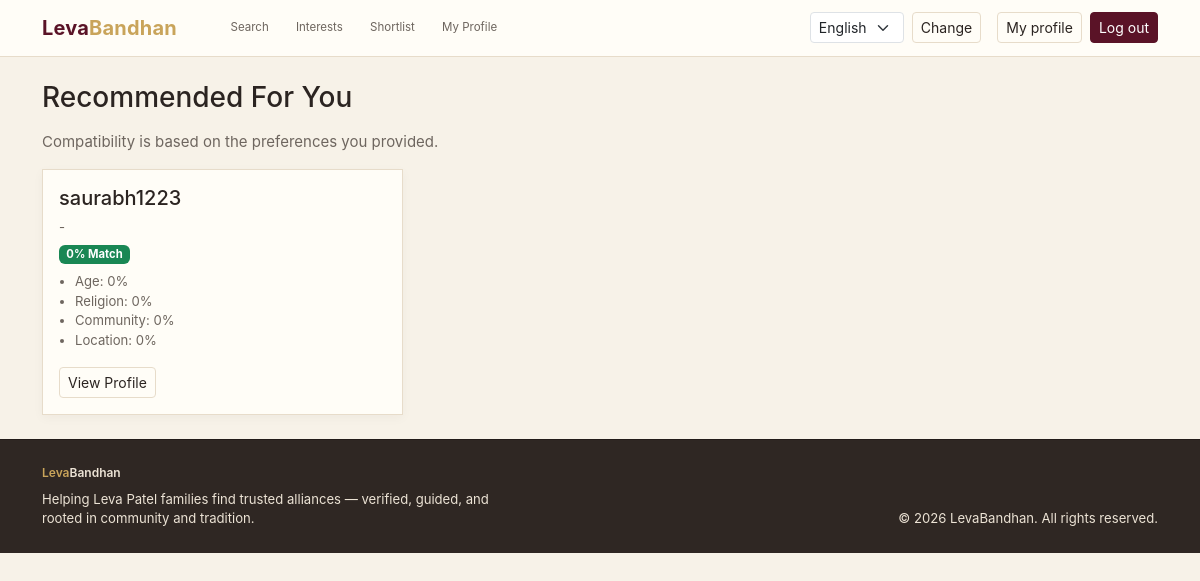
Screenshot of /matching/ (signed in) with the database file from the repository.
### profiles/models.py (models this page shows, shortened)
class UserProfile(TimeStampedModel):
    GENDER_CHOICES = [
        ("male", "Male"),
        ("female", "Female"),
        ("other", "Other"),
    ]
    GUJARATI_SPEAKING_CHOICES = [
        ("yes", "Yes"),
        ("basic", "Basic"),
        ("fluent", "Fluent"),
        ("no", "No"),
    ]
    PHOTO_VISIBILITY_CHOICES = [
        ("public", "Public"),
        ("interest_only", "Visible after interest"),
        ("private", "Private"),
    ]
    user = models.OneToOneField(User, on_delete=models.CASCADE, related_name="profile")
    full_name = models.CharField(max_length=120)
    phone = models.CharField(max_length=20, blank=True)
    age = models.PositiveSmallIntegerField(null=True, blank=True)
    gender = models.CharField(max_length=10, choices=GENDER_CHOICES, blank=True)
    religion = models.CharField(max_length=120, blank=True)
    community = models.ForeignKey(Community, on_delete=models.SET_NULL, null=True, blank=True)
    sub_community = models.CharField(max_length=120, blank=True)
    mother_tongue = models.CharField(max_length=120, default="Gujarati", blank=True)
    gujarati_speaking = models.CharField(
        max_length=10, choices=GUJARATI_SPEAKING_CHOICES, default="yes"
    )
    current_location = models.ForeignKey(Location, on_delete=models.SET_NULL, null=True, blank=True)
    hometown = models.CharField(max_length=120, blank=True)
    about_me = models.TextField(blank=True)
    biodata_file = models.FileField(
        upload_to="profiles/biodata/",
        blank=True,
        null=True,
        validators=[FileExtensionValidator(allowed_extensions=["pdf", "doc", "docx"])],
    )
    highest_education = models.CharField(max_length=160, blank=True)
    education_details = models.TextField(blank=True)
    profession = models.CharField(max_length=160, blank=True)
    company_name = models.CharField(max_length=160, blank=True)
    annual_income = models.CharField(max_length=80, blank=True)
    family_details = models.TextField(blank=True)
    lifestyle = models.TextField(blank=True)
    is_profile_active = models.BooleanField(default=True)
    is_profile_hidden = models.BooleanField(default=False)
    photo_visibility = models.CharField(
        max_length=15, choices=PHOTO_VISIBILITY_CHOICES, default="public"
    )
    show_contact_details = models.BooleanField(default=False)
    class Meta:
        ordering = ["-updated_at"]
        indexes = [
            models.Index(fields=["is_profile_active", "is_profile_hidden"]),
            models.Index(fields=["religion"]),
            models.Index(fields=["gender", "age"]),
            models.Index(fields=["updated_at"]),
        ]

### matching/views.py (the view)
# urls.py: path("", recommended_matches_view, name="recommended"),
@login_required
def recommended_matches_view(request):
    my_profile = request.user.profile
    blocked = Block.objects.filter(blocker=my_profile, blocked=OuterRef("pk"))
    candidates = (
        UserProfile.objects.filter(is_profile_active=True, is_profile_hidden=False)
        .exclude(pk=my_profile.pk)
        .annotate(is_blocked=Exists(blocked))
        .filter(is_blocked=False)
        .select_related("community", "current_location", "user", "preference")
        .order_by("-updated_at")[:20]
    )
    cards = []
    for candidate in candidates:
        score, breakdown = calculate_compatibility_score(my_profile, candidate)
        cards.append({"profile": candidate, "score": score, "breakdown": breakdown})
    cards.sort(key=lambda item: item["score"], reverse=True)
    return render(request, "matching/recommended.html", {"cards": cards})

### matching/templates/matching/recommended.html (shortened to what this page needs)
{% extends "base.html" %}
{% load i18n %}
{% block content %}
<h3 class="mb-3">{% trans "Recommended For You" %}</h3>
<p class="gm-muted">{% trans "Compatibility is based on the preferences you provided." %}</p>
<div class="row g-3">
    {% for item in cards %}
        <div class="col-md-6 col-lg-4">
            <div class="gm-card h-100">
                <div class="p-3">
                    <h5>{{ item.profile.full_name }}</h5>
                    <p class="gm-muted tiny mb-1">{{ item.profile.profession|default:"-" }}</p>
                    <span class="badge text-bg-success mb-2">{{ item.score }}% {% trans "Match" %}</span>
                    <ul class="tiny gm-muted ps-3 mb-3">
                        <li>{% trans "Age" %}: {{ item.breakdown.age }}%</li>
                        <li>{% trans "Religion" %}: {{ item.breakdown.religion }}%</li>
                        <li>{% trans "Community" %}: {{ item.breakdown.community }}%</li>
                        <li>{% trans "Location" %}: {{ item.breakdown.location }}%</li>
                    </ul>
                    <a class="btn gm-btn-outline btn-sm" href="{% url 'profiles:detail' item.profile.id %}">
                        {% trans "View Profile" %}
                    </a>
                </div>
            </div>
        </div>
    {% empty %}
        <div class="col-12"><div class="alert alert-info">{% trans "No recommendations yet." %}</div></div>
    {% endfor %}
</div>
{% endblock %}

### static/css/theme.css (style rules this page uses)
:root { --primary: #5a1327; --primary-dark: #3f0e1b; --secondary: #c9a45a; --background: #f7f2e8; --surface: #fffdf7; --text-primary: #2b2421; --text-secondary: #6e665f; --border: #e7dcca; --success: #2f7d45; --warning: #b07a16; --danger: #b03d3d; }
* { box-sizing: border-box; }
body { background: var(--background); color: var(--text-primary); font-family: "Inter", "Noto Sans Gujarati", "Nirmala UI", "Segoe UI", sans-serif; font-size: 15px; }
.gm-btn-outline { border: 1px solid var(--border); color: var(--text-primary); background: transparent; }
.gm-card { border: 1px solid var(--border); border-radius: 0; background: var(--surface); box-shadow: 0 3px 10px rgba(41, 29, 21, 0.04); }
.gm-muted { color: var(--text-secondary); }
.tiny { font-size: 0.82rem; }

### rows the page displays
UserProfile: profile.full_name "saurabh1223", profile.profession "-", score "0", breakdown.age "0", breakdown.religion "0", breakdown.community "0", breakdown.location "0"
